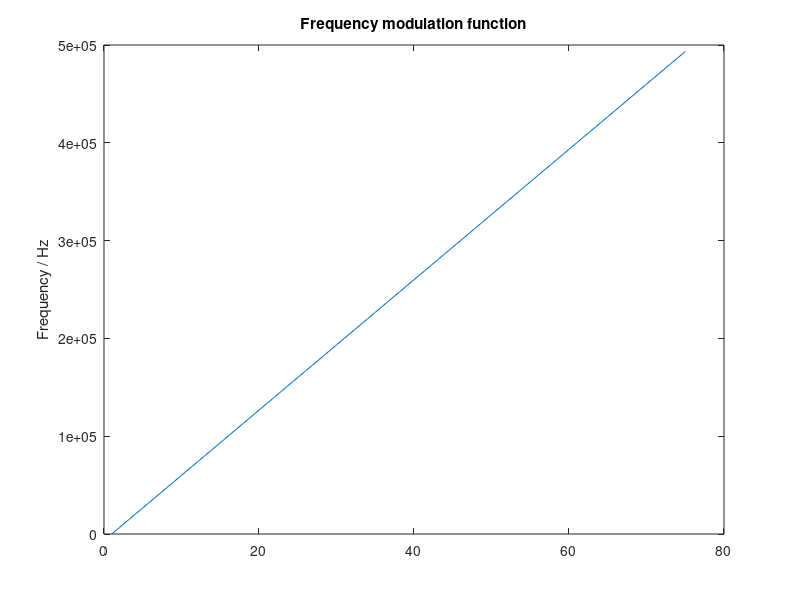

Recreate this plot in MATLAB. (Note: this script raises an error after producing the figure.)
close all;
v_max = 50;
carrier = 9.55e9;
series_name = 'lfm';
plot_title = 'LFM';
lim = 1000;


f_points = 100;
impulse_response = [];
amp = ones(1,13);
phase = [];
B = 1e6;

tau = 15e-6;
fs = 5e6;
N = tau*fs;
n = 0:N-1;
f_signal=B./N.*n./2;
fig = figure;
plot(f_signal);
title('Frequency modulation function');
ylabel('Frequency / Hz');
filename = sprintf('../thesis/figures/%s-fmf.png', series_name);
print(fig, '-dpng', '-r300', filename);


[clean_signal signal new_tau] = makesignal(amp, phase, f_signal, impulse_response, tau, fs);
[delay v the_af] = af(signal, clean_signal, new_tau, v_max, f_points, carrier);
t_str = sprintf('%s ( \\tau=%3.3e s, f=%1.2f GHz)      ', plot_title, tau, carrier./1e9);
fig = plotaf(t_str, delay,v,the_af);
xlim([-lim lim]);
filename = sprintf('../thesis/figures/%s-%ius.png', series_name,tau*1e6);
print(fig, '-dpng', '-r300', filename);

tau = 200e-6;
fs = 1e7;
N = tau*fs;
n = 0:N-1;
f_signal=B./N.*n./2;
[clean_signal signal new_tau] = makesignal(amp, phase, f_signal, impulse_response, tau, fs);
[delay v the_af] = af(signal, clean_signal, new_tau, v_max, f_points, carrier);
t_str = sprintf('%s ( \\tau=%3.3e s, f=%1.2f GHz)      ', plot_title, tau, carrier./1e9);
fig = plotaf(t_str, delay,v,the_af);
xlim([-lim lim]);
filename = sprintf('../thesis/figures/%s-%ius.png', series_name,tau*1e6);
print(fig, '-dpng', '-r300', filename);


amp = hamming(13)';
window = 'Hamming';

tau = 15e-6;
fs = 1e7;
N = tau*fs;
n = 0:N-1;
f_signal=B./N.*n./2;
[clean_signal signal new_tau] = makesignal(amp, phase, f_signal, impulse_response, tau, fs);
[delay v the_af] = af(signal, clean_signal, new_tau, v_max, f_points, carrier);
t_str = sprintf('%s ( \\tau=%3.3e s, f=%1.2f GHz, %s window)      ', plot_title, tau, carrier./1e9,window);
fig = plotaf(t_str, delay,v,the_af);
xlim([-lim lim]);
filename = sprintf('../thesis/figures/%s-%ius-%s.png', series_name,tau*1e6,window);
print(fig, '-dpng', '-r300', filename);

tau = 200e-6;
fs = 1e7;
N = tau*fs;
n = 0:N-1;
f_signal=B./N.*n./2;
[clean_signal signal new_tau] = makesignal(amp, phase, f_signal, impulse_response, tau, fs);
[delay v the_af] = af(signal, clean_signal, new_tau, v_max, f_points, carrier);
t_str = sprintf('%s ( \\tau=%3.3e s, f=%1.2f GHz, %s window)      ', plot_title, tau, carrier./1e9,window);
fig = plotaf(t_str, delay,v,the_af);
xlim([-lim lim]);
filename = sprintf('../thesis/figures/%s-%ius-%s.png', series_name,tau*1e6,window);
print(fig, '-dpng', '-r300', filename);
